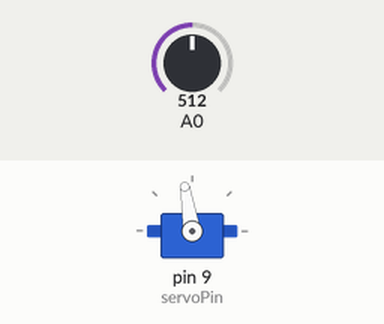
This sketch was run on a simulated Arduino Uno, built with avr-gcc and run on an emulated ATmega328P. Shown: servo. The inputs (shaded band) are chosen by the test bench; at power-on: A0 = 512. What the sketch prints to the serial monitor is not drawn.

Above: at 1.3 s.
1.4 s: A0 set to 716
At 1.68 s:
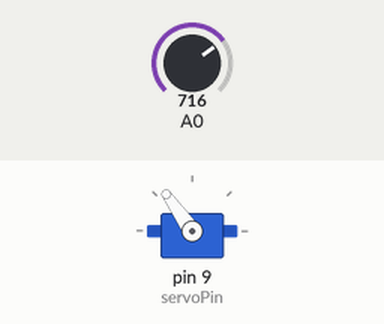
4.4 s: A0 set to 900
At 4.7 s:
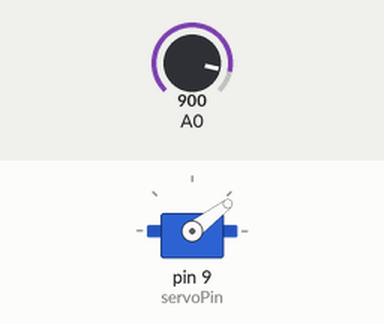
Timing chart, 0 to 13.4 s (numbered marks = the images above; inputs shaded):
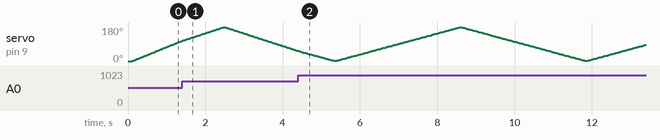

The sketch:

CH_46_03.ino
```cpp
#include <Servo.h>

// 가변저항 값이 1024를 20단계로 나눈 값의 50% 이상 변할 때만 시간 조절
#define THRESH ((1024 / 20) / 2)

Servo microServo;       // 서보 모터 제어 객체
int servoPin = 9;       // 서보 모터 연결 핀

unsigned long time_previous, time_current;
int interval = 10;      // 현재 이동 시간 간격
int reading = -2000;      // 가변저항 값
int angle = 0;        // 현재 회전 위치 및 위치 변화량
int angle_step = 1;       // 회전 위치 변화량 (1 or –1)

void setup() {
  microServo.attach(servoPin);    // 서보 모터 연결
  Serial.begin(9600);

  microServo.write(angle);    // 0도에서 시작
  delay(100);

  time_previous = millis();
}

void loop() {
  time_current = millis();

  if (time_current - time_previous >= interval) {
    time_previous = time_current;

    angle += angle_step;    // 현재 위치 조정
    if (angle >= 180) {       // 180도를 넘어가면 방향 전환
      angle = 180;
      angle_step *= -1;
    }
    else if (angle <= 0) {    // 0도를 넘어가면 방향 전환
      angle = 0;
      angle_step *= -1;
    }

    microServo.write(angle);    // 서보 모터 위치 조정
  }

  int reading_cur = analogRead(A0);   // 가변저항 값 읽기
  // 임계치 이상 변한 경우에만 이동 시간 간격 조정
  if (abs(reading_cur - reading) > THRESH) {
    reading = reading_cur;
    int new_interval = map(reading, 0, 1023, 5, 20);
    if (new_interval != interval) {
      interval = new_interval;    // 이동 시간 간격 조정
      Serial.print("* 회전 위치 증감을 위한 지연 시간 : ");
      Serial.println(interval);
    }
  }
}
```
